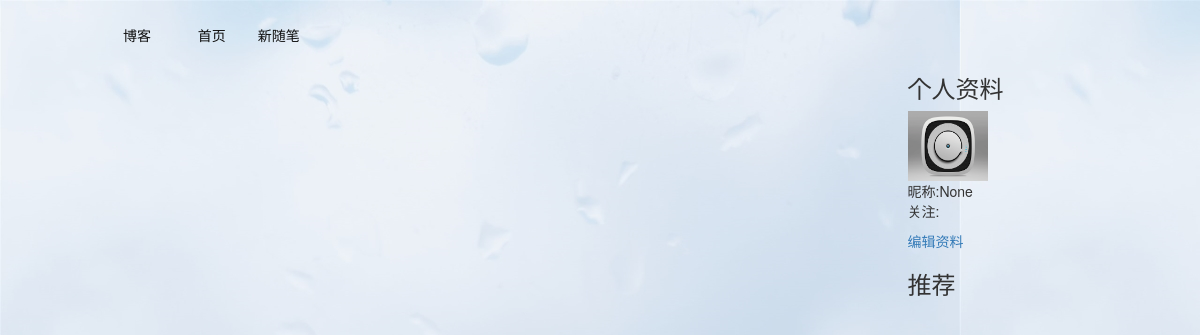
The page /user/liwanlei222 on the database as committed earlier.
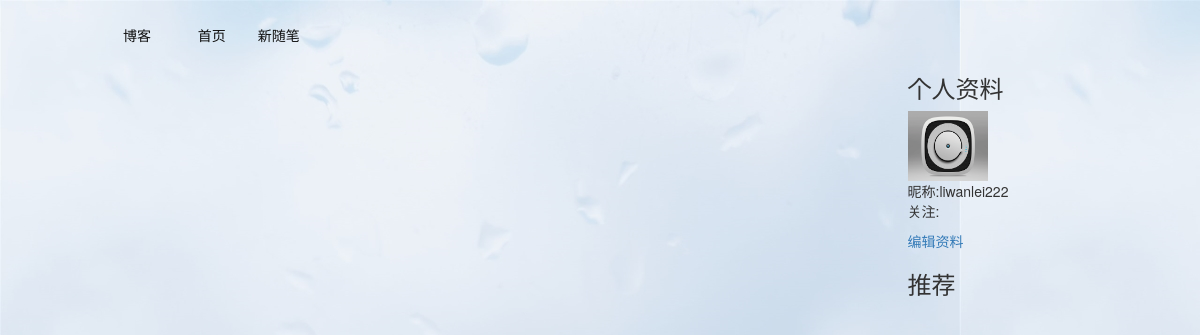
The same page on the database as committed later.
### app/models.py (models this page shows, shortened)
class User(db.Model):
    __tablename__='users'
    id=db.Column(db.Integer(),primary_key=True,autoincrement=True)
    username=db.Column(db.String(64),unique=True,index=True)
    name=db.Column(db.String(64),default=username,nullable=True)
    password=db.Column(db.String(64),unique=True)
    user_regest_date = db.Column(db.DateTime(), default=datetime.datetime.now())
    user_email=db.Column(db.String(64),nullable=True)
    user_qq=db.Column(db.Integer(),nullable=True,unique=True)
    last_time_login=db.Column(db.DateTime(),default=datetime.datetime.now())
    user_image=db.Column(db.String(252),nullable=True)
    user_token=db.Column(db.String(580),nullable=True)
    posts = db.relationship(
        'Post',
        backref='users',
        lazy='dynamic')
    followed = db.relationship('User',
                               secondary=followers,
                               primaryjoin=(followers.c.follower_id == id),
                               secondaryjoin=(followers.c.followed_id == id),
                               backref=db.backref('followers', lazy='dynamic'),
                               lazy='dynamic')
    comment = db.relationship(
        'Comment',
        backref='users',
        lazy='dynamic')
    def __repr__(self):
        return  self.username

### app/views.py (the view, shortened to what this page needs)
@app.route('/user/<string:username>',methods=['GET','POST'])
@cache.cached(timeout=60*3)
def user(username):
  user_id=User.query.filter_by(username=username).first()
  try:
    posts=Post.query.filter_by(user_id=user_id.id).all()
    tuijian_posts = Post.query.filter_by(user_id=user_id,is_recomment=True).all()
    return render_template('user.html',username=user_id,posts=posts,tuijian_posts=tuijian_posts)
  except:
    return render_template('user.html',username=user_id)

### app/templates/user.html (shortened to what this page needs)
{%extends 'per_base.html'%}
{%block fenlei %}
{% if username.user_image%}
<img  src="{{username.user_image}}" style="height:80px;">
{%else%}
<img src="/static/img/0.jpg" style="height:70px;width:80px">
{%endif%}
<div>昵称:{{username}}</div>
<p>关注:
</p>
<p><a href="{{url_for('editperson')}}">编辑资料</a></p>
{%endblock%}

### app/templates/per_base.html (shortened to what this page needs)
<!DOCTYPE html>
<html lang="en">
<head>
    <link rel="stylesheet" href="http://cdn.static.runoob.com/libs/bootstrap/3.3.7/css/bootstrap.min.css">
</head>
<body background="../static/img/178.jpg">
<div style="margin-left: 9%;margin-top: 15px;text-align: center">
        <ul class="nav nav-pills" >
        <li >
            <a href="{{url_for('home')}}" style="color: #0f0f0f">博客
                <span class="glyphicon glyphicon-home"></span>
            </a>
        </li>
        <li>
            <a href="{{url_for('center_person')}}" style="color: #0f0f0f">首页</a>
        </li>
            <li>
            <a href="{{url_for('new_post')}}" style="color: #0f0f0f">新随笔</a></li>
    </ul>
</div>
<div class="container" style="margin-top: inherit">
    <div class="row">
        <div class="col-md-9">
        </div>
        <div class="col-md-3" style="margin-top: inherit">
             <div>
                <h3>个人资料</h3>
                {% block fenlei %}
                {% endblock %}
            </div>
            <div>
                <h3>推荐</h3>
            </div>
        </div>
    </div>
</div>
</body>
</html>

Rows that differ between the two databases and show on the page:
added User: username "liwanlei222"
Other text that changed with them:
{{ username }}: "None" → (not shown)
